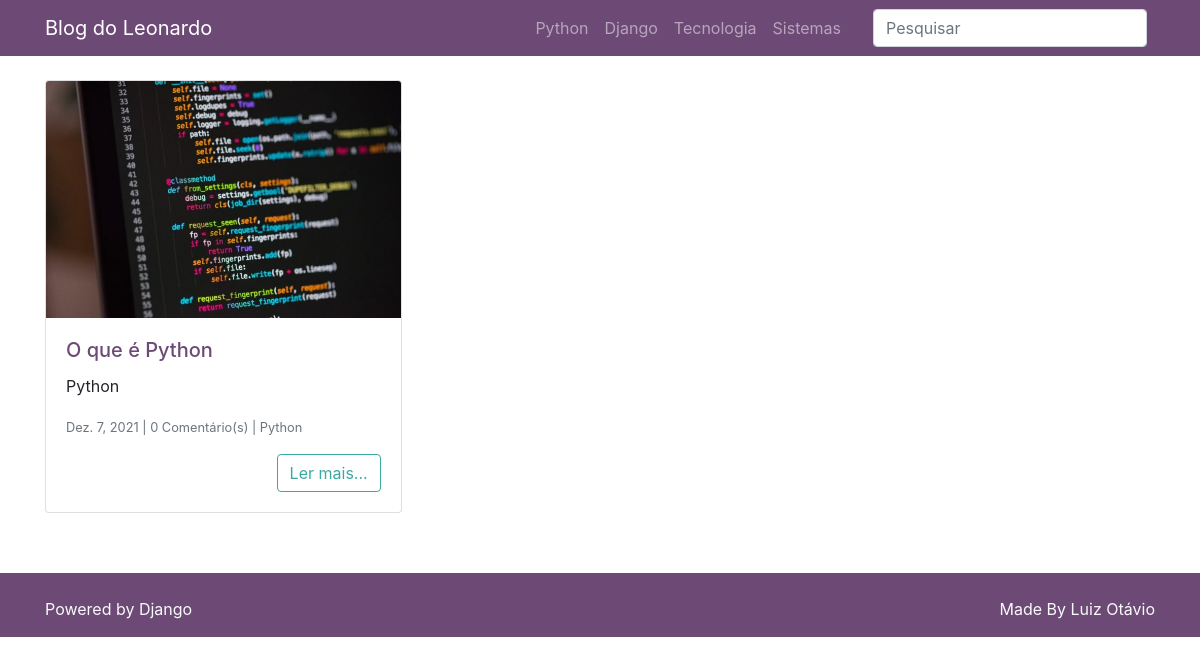
The page /categoria/python on the database its author committed.
### posts/models.py (models this page shows, shortened)
class Post(models.Model):
    titulo_post = models.CharField(max_length=255, verbose_name='Título')  # Colocando nome nas referências
    autor_post = models.ForeignKey(User, on_delete=models.DO_NOTHING, verbose_name='Autor')
    data_post = models.DateTimeField(default=timezone.now, verbose_name='Data')
    conteudo_post = models.TextField(verbose_name='Conteúdo')
    excerto_post = models.TextField(verbose_name='Excerto')
    categoria_post = models.ForeignKey(Categoria, on_delete=models.DO_NOTHING, blank=True, null=True, verbose_name='Categoria')
    imagem_post = models.ImageField(upload_to='post_img/%Y/%m/%d', blank=True, null=True, verbose_name='Imagem')
    publicado_post = models.BooleanField(default=False, verbose_name='Publicado')

### categorias/models.py (models this page shows)
class Categoria(models.Model):
    nome_cat = models.CharField(max_length=50)
    def __str__(self):
        return self.nome_cat

### posts/views.py (the view)
# urls.py: path('categoria/<str:categoria>', views.PostCategoria.as_view(), name='post_categoria'),
class PostCategoria(PostIndex):
    template_name = 'posts/post_categoria.html'
    def get_queryset(self):
        qs = super().get_queryset()
        categoria = self.kwargs.get('categoria', None)
        if not categoria:
            return qs
        qs = qs.filter(categoria_post__nome_cat__iexact=categoria)
        return qs

### posts/views.py (called while the page is built)
    def get_queryset(self):
        qs = super().get_queryset()
        qs = qs.order_by('-id').filter(publicado_post=True)  # Ordenando o id de forma decrescente
        qs = qs.annotate(
            numero_comentarios=Count(
                Case(
                    When(comentario__publicado_comentario=True, then=1)
                )
            )
        )
        return qs

### posts/templates/posts/post_categoria.html (shortened to what this page needs)
{% extends 'base.html' %}
{% load humanize %}
{% block conteudo %}
            <div class="card-columns mt-4">
                {% for post in posts %}
                <div class="card">
                    {% if post.imagem_post %}
                    <a href="{% url 'post_detalhes' post.id %}">
                        <img class="card-img-top"
                             src="{{ post.imagem_post.url }}"
                             alt="{{ post.titulo_post }}">
                    </a>
                    {% endif %}
                    <div class="card-body">
                        <h5 class="card-title">
                            <a href="{% url 'post_detalhes' post.id %}">
                                {{ post.titulo_post }}
                            </a>
                        </h5>
                        <p class="card-text">{{ post.excerto_post }}</p>
                        <p class="card-text">
                            <small class="text-muted">
                                {{ post.data_post|naturalday|title }}
                                |
                                {{ post.numero_comentarios }} Comentário(s)
                                |
                                {{ post.categoria_post }}
                            </small>
                        </p>
                        <div class="text-right">
                            <a href="{% url 'post_detalhes' post.id %}" class="btn btn-outline-secondary">Ler mais...</a>
                        </div>
                    </div>
                </div>
                {% endfor %}
            </div>
{% endblock %}

### rows shown on the page
Post: imagem_post (picture), titulo_post "O que é Python", excerto_post "Python", data_post "Dez. 7, 2021", numero_comentarios "0", categoria_post "Python"
